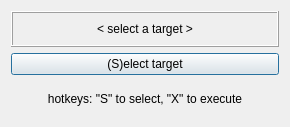
<?xml version="1.0" encoding="UTF-8"?>
<ui version="4.0">
 <class>DialogExtend</class>
 <widget class="QDialog" name="Dialog">
  <property name="geometry">
   <rect>
    <x>0</x>
    <y>0</y>
    <width>290</width>
    <height>127</height>
   </rect>
  </property>
  <property name="baseSize">
   <size>
    <width>200</width>
    <height>300</height>
   </size>
  </property>
  <property name="windowTitle">
   <string>Extend beams</string>
  </property>
  <property name="sizeGripEnabled">
   <bool>false</bool>
  </property>
  <layout class="QGridLayout" name="gridLayout">
   <item row="0" column="0" colspan="2">
    <widget class="QLabel" name="label">
     <property name="frameShape">
      <enum>QFrame::Box</enum>
     </property>
     <property name="frameShadow">
      <enum>QFrame::Raised</enum>
     </property>
     <property name="text">
      <string>&lt; select a target &gt;</string>
     </property>
     <property name="alignment">
      <set>Qt::AlignCenter</set>
     </property>
    </widget>
   </item>
   <item row="2" column="0" colspan="2">
    <widget class="QPushButton" name="btn1">
     <property name="text">
      <string>(S)elect target</string>
     </property>
    </widget>
   </item>
   <item row="3" column="0" colspan="2">
    <widget class="QLabel" name="label_2">
     <property name="text">
      <string>hotkeys: &quot;S&quot; to select, &quot;X&quot; to execute</string>
     </property>
     <property name="alignment">
      <set>Qt::AlignCenter</set>
     </property>
    </widget>
   </item>
  </layout>
 </widget>
 <tabstops>
  <tabstop>btn1</tabstop>
 </tabstops>
 <resources/>
 <connections/>
</ui>
